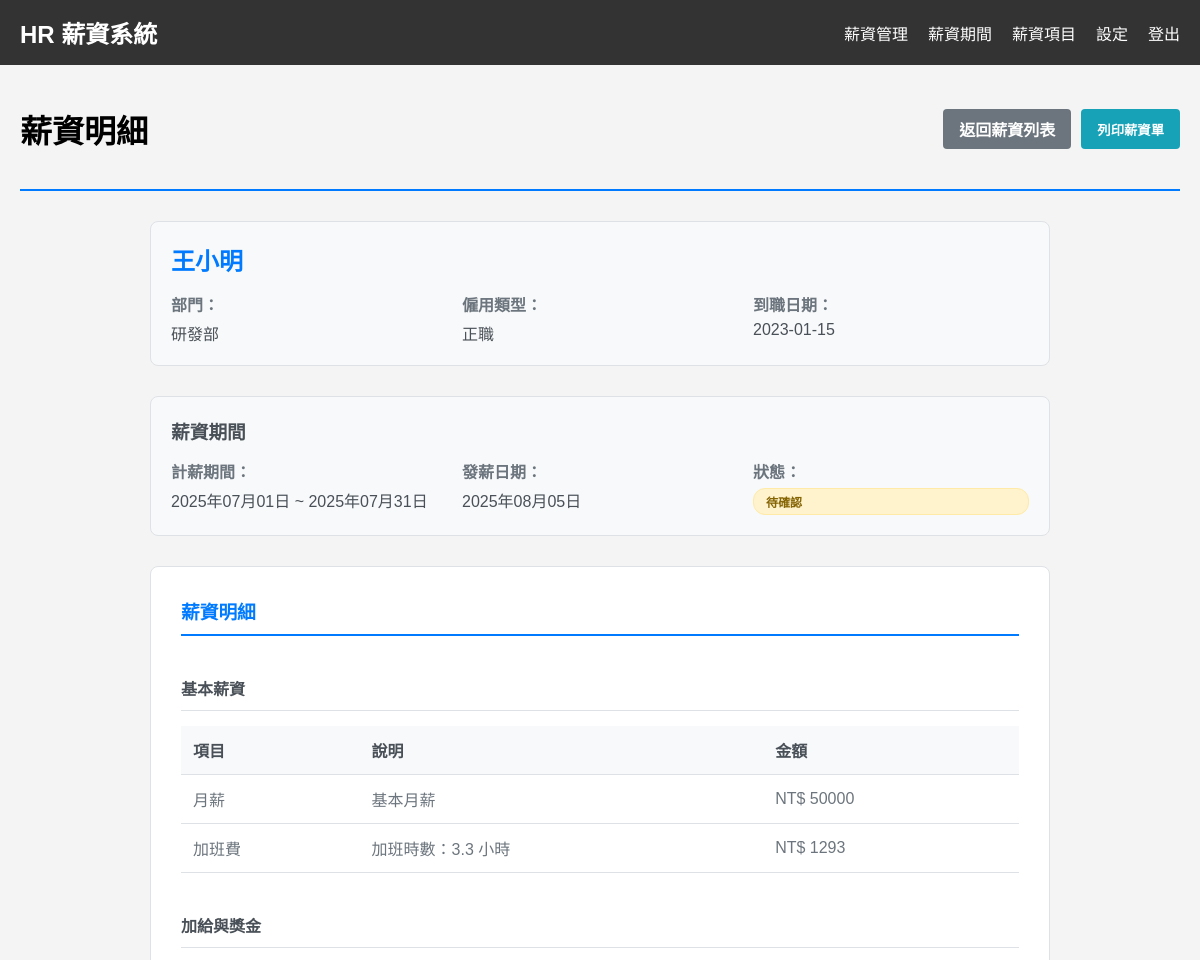
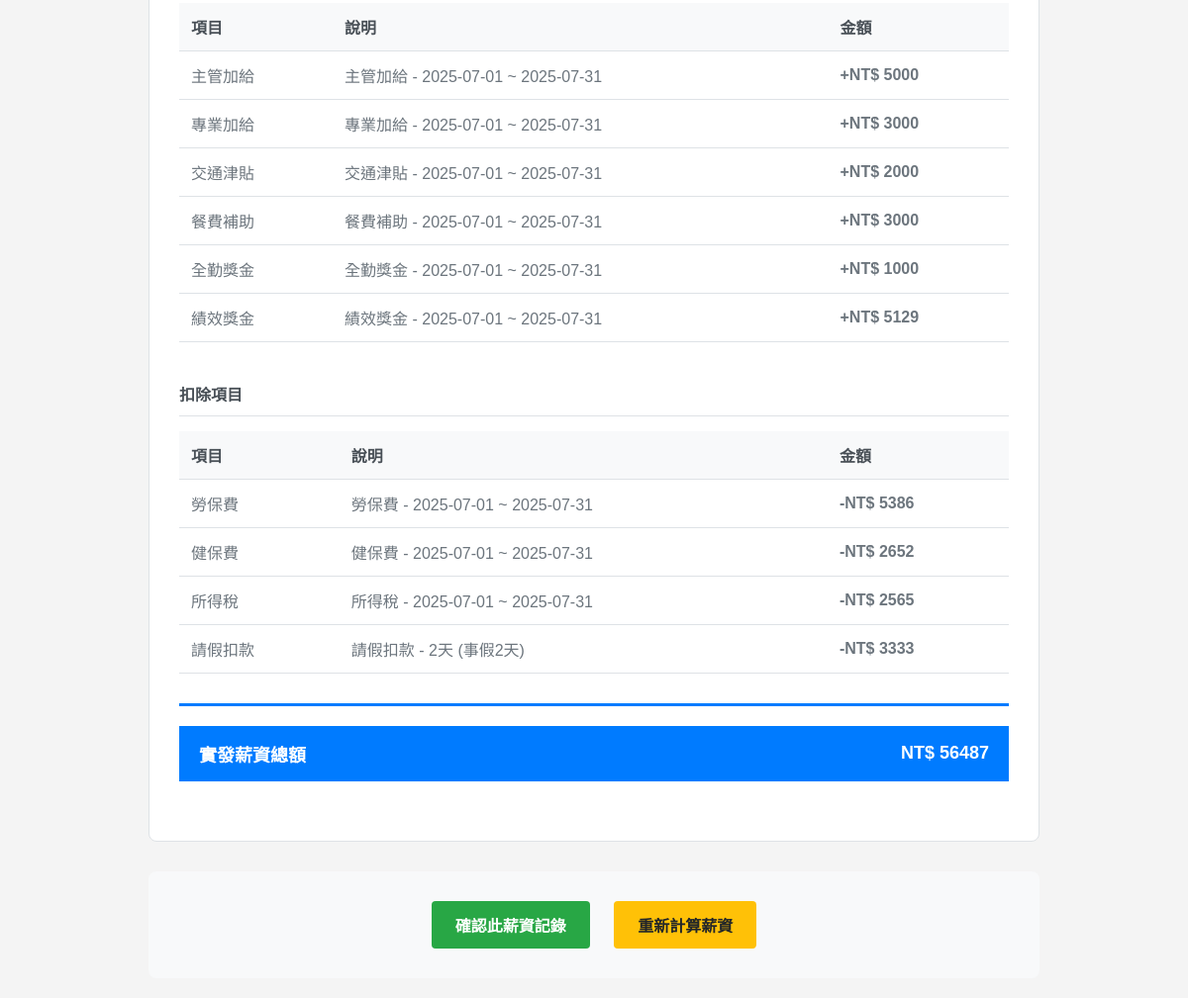
Page /salary/1/ (signed in) on the committed database (2 pictures, top to bottom).
### employee/models.py (models this page shows, shortened)
class Salary(models.Model):
    employee = models.ForeignKey(
        Employee,
        on_delete=models.CASCADE,
        verbose_name='員工'
    )
    period = models.ForeignKey(
        PayrollPeriod,
        on_delete=models.CASCADE,
        verbose_name='薪資期間'
    )
    base_amount = models.DecimalField(
        max_digits=10,
        decimal_places=2,
        verbose_name='基本薪資/時薪總額'
    )
    overtime_hours = models.DecimalField(
        max_digits=5,
        decimal_places=1,
        default=0,
        verbose_name='加班時數'
    )
    overtime_amount = models.DecimalField(
        max_digits=10,
        decimal_places=2,
        default=0,
        verbose_name='加班費'
    )
    working_hours = models.DecimalField(
        max_digits=5,
        decimal_places=1,
        default=0,
        verbose_name='工作時數',
        help_text='兼職人員使用'
    )
    is_confirmed = models.BooleanField(default=False, verbose_name='已確認')
    @property
    def total_salary(self):
        salary_items = self.salarydetail_set.all()
        total = self.base_amount + self.overtime_amount
        for item in salary_items:
            if item.item.item_type in ['ALLOWANCE', 'BONUS']:
                total += item.amount
            else:
                total -= item.amount
        return total
    class Meta:
        verbose_name = '薪資紀錄'
        verbose_name_plural = '薪資紀錄'
        unique_together = ['employee', 'period']

class Employee(models.Model):
    EMPLOYMENT_TYPE_CHOICES = [
        ('FT', '正職'),
        ('PT', '兼職'),
    ]
    employee_id = models.CharField(max_length=50, unique=True, verbose_name='員工編號', null=True, blank=True)
    name = models.CharField(max_length=100, verbose_name='姓名')
    email = models.EmailField(verbose_name='電子郵件', null=True, blank=True) # 修改為可選
    phone = models.CharField(max_length=20, verbose_name='電話', null=True, blank=True) # 修改為可選
    department = models.ForeignKey(Department, on_delete=models.CASCADE, verbose_name='部門', null=True, blank=True) # 修改為可選
    hire_date = models.DateField(verbose_name='到職日期', null=True, blank=True) # 修改為可選
    employment_type = models.CharField(
        max_length=2,
        choices=EMPLOYMENT_TYPE_CHOICES,
        default='FT',
        verbose_name='僱用類型'
    )
    hourly_rate = models.DecimalField(
        max_digits=10,
        decimal_places=2,
        null=True,
        blank=True,
        verbose_name='時薪',
        help_text='僅適用於兼職員工'
    )
    base_salary = models.DecimalField(
        max_digits=10,
        decimal_places=2,
        null=True,
        blank=True,
        verbose_name='基本薪資',
        help_text='僅適用於正職員工'
    )
    active = models.BooleanField(default=True, verbose_name='在職狀態')
    class Meta:
        verbose_name = '員工'
        verbose_name_plural = '員工'

class Department(models.Model):
    name = models.CharField(max_length=100)
    class Meta:
        verbose_name = '部門'
        verbose_name_plural = '部門'

class PayrollPeriod(models.Model):
    start_date = models.DateField(verbose_name='起始日期')
    end_date = models.DateField(verbose_name='結束日期')
    pay_date = models.DateField(verbose_name='發薪日')
    is_processed = models.BooleanField(default=False, verbose_name='已處理')
    processed_date = models.DateTimeField(null=True, blank=True, verbose_name='處理日期')
    class Meta:
        verbose_name = '薪資期間'
        verbose_name_plural = '薪資期間'

class SalaryDetail(models.Model):
    salary = models.ForeignKey(
        Salary,
        on_delete=models.CASCADE,
        verbose_name='薪資紀錄'
    )
    item = models.ForeignKey(
        'SalaryItem',
        on_delete=models.PROTECT,
        verbose_name='薪資項目'
    )
    amount = models.DecimalField(
        max_digits=10,
        decimal_places=2,
        verbose_name='金額'
    )
    description = models.CharField(
        max_length=255,
        blank=True,
        verbose_name='說明'
    )
    class Meta:
        verbose_name = '薪資明細'
        verbose_name_plural = '薪資明細'

class SalaryItem(models.Model):
    ITEM_TYPE_CHOICES = [
        ('ALLOWANCE', '加給'),
        ('DEDUCTION', '扣除'),
        ('BONUS', '獎金'),
    ]
    name = models.CharField(max_length=100, verbose_name='項目名稱')
    item_type = models.CharField(
        max_length=10,
        choices=ITEM_TYPE_CHOICES,
        verbose_name='項目類型'
    )
    amount = models.DecimalField(
        max_digits=10,
        decimal_places=2,
        null=True,
        blank=True,
        verbose_name='固定金額'
    )
    percentage = models.DecimalField(
        max_digits=5,
        decimal_places=2,
        null=True,
        blank=True,
        verbose_name='百分比',
        help_text='如果是百分比計算，請填入百分比數值'
    )
    is_fixed = models.BooleanField(default=True, verbose_name='固定項目')
    apply_to_parttime = models.BooleanField(
        default=False,
        verbose_name='適用兼職',
        help_text='此項目是否適用於兼職人員'
    )
    description = models.TextField(blank=True, verbose_name='說明')
    class Meta:
        verbose_name = '薪資項目'
        verbose_name_plural = '薪資項目'

### employee/salary_views.py (the view)
# urls.py: path('salary/<int:pk>/', salary_views.SalaryDetailView.as_view(), name='salary_detail'),
class SalaryDetailView(LoginRequiredMixin, UserPassesTestMixin, DetailView):
    model = Salary
    template_name = 'employee/salary_detail.html'
    context_object_name = 'salary'
    def test_func(self):
        return self.request.user.is_staff
    def get_context_data(self, **kwargs):
        context = super().get_context_data(**kwargs)
        salary = self.get_object()
        context['salary_details'] = salary.salarydetail_set.select_related('item').all()
        return context

### employee/context_processors.py (called while the page is built)
def employee_context(request):
    employee_id = request.session.get('employee_id')
    employee = None
    if employee_id:
        try:
            employee = Employee.objects.get(pk=employee_id)
        except Employee.DoesNotExist:
            pass
    return {'current_employee': employee}

### employee/templates/employee/salary_detail.html (shortened to what this page needs)
{% extends "employee/base.html" %}
{% block content %}
<div class="container">
    <div class="page-header">
        <h1>薪資明細</h1>
        <div class="header-actions">
            <a href="{% url 'salary_list' %}" class="btn btn-secondary">返回薪資列表</a>
            <button id="printBtn" class="btn btn-info">列印薪資單</button>
        </div>
    </div>
    <div class="salary-detail-container">
        <div class="employee-summary">
            <div class="employee-card">
                <h2>{{ salary.employee.name }}</h2>
                <div class="employee-info">
                    <div class="info-item">
                        <label>部門：</label>
                        <span>{{ salary.employee.department.name }}</span>
                    </div>
                    <div class="info-item">
                        <label>僱用類型：</label>
                        <span>{{ salary.employee.get_employment_type_display }}</span>
                    </div>
                    <div class="info-item">
                        <label>到職日期：</label>
                        <span>{{ salary.employee.hire_date|date:"Y-m-d" }}</span>
                    </div>
                </div>
            </div>
        </div>
        <div class="period-summary">
            <div class="period-card">
                <h3>薪資期間</h3>
                <div class="period-info">
                    <div class="info-item">
                        <label>計薪期間：</label>
                        <span>{{ salary.period.start_date|date:"Y年m月d日" }} ~ {{ salary.period.end_date|date:"Y年m月d日" }}</span>
                    </div>
                    <div class="info-item">
                        <label>發薪日期：</label>
                        <span>{{ salary.period.pay_date|date:"Y年m月d日" }}</span>
                    </div>
                    <div class="info-item">
                        <label>狀態：</label>
                        <span class="status-badge {% if salary.is_confirmed %}confirmed{% else %}pending{% endif %}">
                            {% if salary.is_confirmed %}已確認{% else %}待確認{% endif %}
                        </span>
                    </div>
                </div>
            </div>
        </div>
        <div class="salary-breakdown">
            <h3>薪資明細</h3>
            <div class="salary-section">
                <h4>基本薪資</h4>
                <table class="detail-table">
                    <thead>
                        <tr>
                            <th>項目</th>
                            <th>說明</th>
                            <th class="text-right">金額</th>
                        </tr>
                    </thead>
                    <tbody>
                        <tr>
                            <td>{% if salary.employee.employment_type == 'FT' %}月薪{% else %}時薪總額{% endif %}</td>
                            <td>
                                {% if salary.employee.employment_type == 'FT' %}
                                    基本月薪
                                {% else %}
                                    工作時數：{{ salary.working_hours|floatformat:1 }} 小時
                                {% endif %}
                            </td>
                            <td class="text-right">NT$ {{ salary.base_amount|floatformat:0 }}</td>
                        </tr>
                        {% if salary.overtime_hours > 0 %}
                        <tr>
                            <td>加班費</td>
                            <td>加班時數：{{ salary.overtime_hours|floatformat:1 }} 小時</td>
                            <td class="text-right">NT$ {{ salary.overtime_amount|floatformat:0 }}</td>
                        </tr>
                        {% endif %}
                    </tbody>
                </table>
            </div>
            {% with allowances=salary_details|default_if_none:"" %}
            {% if allowances %}
                <div class="salary-section">
                    <h4>加給與獎金</h4>
                    <table class="detail-table">
                        <thead>
                            <tr>
                                <th>項目</th>
                                <th>說明</th>
                                <th class="text-right">金額</th>
                            </tr>
                        </thead>
                        <tbody>
                            {% for detail in salary_details %}
                                {% if detail.item.item_type == 'ALLOWANCE' or detail.item.item_type == 'BONUS' %}
                                <tr>
                                    <td>{{ detail.item.name }}</td>
                                    <td>{{ detail.description|default:detail.item.description }}</td>
                                    <td class="text-right amount-positive">+NT$ {{ detail.amount|floatformat:0 }}</td>
                                </tr>
                                {% endif %}
                            {% endfor %}
                        </tbody>
                    </table>
                </div>
            {% endif %}
            {% endwith %}
            {% with deductions=salary_details|default_if_none:"" %}
            {% if deductions %}
                <div class="salary-section">
                    <h4>扣除項目</h4>
                    <table class="detail-table">
                        <thead>
                            <tr>
                                <th>項目</th>
                                <th>說明</th>
                                <th class="text-right">金額</th>
                            </tr>
                        </thead>
                        <tbody>
                            {% for detail in salary_details %}
                                {% if detail.item.item_type == 'DEDUCTION' %}
                                <tr>
                                    <td>{{ detail.item.name }}</td>
                                    <td>{{ detail.description|default:detail.item.description }}</td>
                                    <td class="text-right amount-negative">-NT$ {{ detail.amount|floatformat:0 }}</td>
                                </tr>
                                {% endif %}
                            {% endfor %}
                        </tbody>
                    </table>
                </div>
            {% endif %}
            {% endwith %}
            <div class="salary-section total-section">
                <table class="total-table">
                    <tr class="total-row">
                        <td class="total-label"><strong>實發薪資總額</strong></td>
                        <td class="total-amount"><strong>NT$ {{ salary.total_salary|floatformat:0 }}</strong></td>
                    </tr>
                </table>
            </div>
        </div>
        {% if not salary.is_confirmed %}
        <div class="action-section">
            <button id="confirmSalaryBtn" class="btn btn-success" data-salary-id="{{ salary.id }}">
                確認此薪資記錄
            </button>
            <button id="recalculateBtn" class="btn btn-warning" data-salary-id="{{ salary.id }}">
                重新計算薪資
            </button>
        </div>
        {% endif %}
    </div>
</div>
{% endblock %}

### employee/templates/employee/base.html (style rules this page uses)
body { font-family: Arial, sans-serif; margin: 0; padding: 0; background-color: #f4f4f4; }
.container { padding: 20px; }

### employee/templates/employee/salary_detail.html (style rules this page uses)
.page-header { display: flex; justify-content: space-between; align-items: center; margin-bottom: 30px; padding-bottom: 15px; border-bottom: 2px solid #007bff; }
.header-actions { display: flex; gap: 10px; }
.salary-detail-container { max-width: 900px; margin: 0 auto; }
.employee-summary, .period-summary { margin-bottom: 30px; }
.employee-card, .period-card { background: #f8f9fa; border: 1px solid #dee2e6; border-radius: 8px; padding: 20px; }
.employee-card h2 { margin: 0 0 15px 0; color: #007bff; }
.period-card h3 { margin: 0 0 15px 0; color: #495057; }
.employee-info, .period-info { display: grid; grid-template-columns: repeat(auto-fit, minmax(200px, 1fr)); gap: 15px; }
.info-item { display: flex; flex-direction: column; }
.info-item label { font-weight: bold; color: #6c757d; margin-bottom: 5px; }
.info-item span { color: #495057; }
.status-badge { padding: 4px 12px; border-radius: 12px; font-size: 12px; font-weight: bold; text-transform: uppercase; }
.status-badge.pending { background-color: #fff3cd; color: #856404; border: 1px solid #ffeaa7; }
.salary-breakdown { background: white; border: 1px solid #dee2e6; border-radius: 8px; padding: 30px; margin-bottom: 30px; }
.salary-breakdown h3 { margin: 0 0 30px 0; color: #007bff; border-bottom: 2px solid #007bff; padding-bottom: 10px; }
.salary-section { margin-bottom: 30px; }
.salary-section h4 { margin: 0 0 15px 0; color: #495057; padding: 10px 0; border-bottom: 1px solid #dee2e6; }
.detail-table { width: 100%; border-collapse: collapse; margin-bottom: 20px; }
.detail-table th, .detail-table td { padding: 12px; text-align: left; border-bottom: 1px solid #dee2e6; }
.detail-table th { background-color: #f8f9fa; font-weight: bold; color: #495057; }
.detail-table td { color: #6c757d; }
.text-right { text-align: right; }
.amount-positive { color: #28a745; font-weight: bold; }
.amount-negative { color: #dc3545; font-weight: bold; }
.total-section { border-top: 3px solid #007bff; padding-top: 20px; margin-top: 30px; }
.total-table { width: 100%; border-collapse: collapse; }
.total-row { background-color: #007bff; color: white; }
.total-label, .total-amount { padding: 15px 20px; font-size: 18px; }
.total-amount { text-align: right; }
.action-section { text-align: center; padding: 30px; background: #f8f9fa; border-radius: 8px; margin-top: 30px; }
.action-section .btn { margin: 0 10px; padding: 12px 24px; font-size: 16px; }
.btn { padding: 8px 16px; border: none; border-radius: 4px; cursor: pointer; text-decoration: none; display: inline-block; text-align: center; font-weight: bold; transition: all 0.3s ease; }
.btn-secondary { background-color: #6c757d; color: white; }
.btn-info { background-color: #17a2b8; color: white; }
.btn-success { background-color: #28a745; color: white; }
.btn-warning { background-color: #ffc107; color: #212529; }

### rows in the picture
Salary: employee.name "王小明", employee.department.name "研發部", employee.employment_type "正職", employee.hire_date "2023-01-15", period.start_date "2025年07月01日", period.end_date "2025年07月31日", period.pay_date "2025年08月05日", base_amount "50000", overtime_hours "3.3", overtime_amount "1293", total_salary "56487"
SalaryDetail: item.name "主管加給", description "主管加給 - 2025-07-01 ~ 2025-07-31", amount "5000"
SalaryDetail: item.name "專業加給", description "專業加給 - 2025-07-01 ~ 2025-07-31", amount "3000"
SalaryDetail: item.name "交通津貼", description "交通津貼 - 2025-07-01 ~ 2025-07-31", amount "2000"
SalaryDetail: item.name "餐費補助", description "餐費補助 - 2025-07-01 ~ 2025-07-31", amount "3000"
SalaryDetail: item.name "全勤獎金", description "全勤獎金 - 2025-07-01 ~ 2025-07-31", amount "1000"
SalaryDetail: item.name "績效獎金", description "績效獎金 - 2025-07-01 ~ 2025-07-31", amount "5129"
SalaryDetail: item.name "勞保費", description "勞保費 - 2025-07-01 ~ 2025-07-31", amount "5386"
SalaryDetail: item.name "健保費", description "健保費 - 2025-07-01 ~ 2025-07-31", amount "2652"
SalaryDetail: item.name "所得稅", description "所得稅 - 2025-07-01 ~ 2025-07-31", amount "2565"
SalaryDetail: item.name "請假扣款", description "請假扣款 - 2天 (事假2天)", amount "3333"
